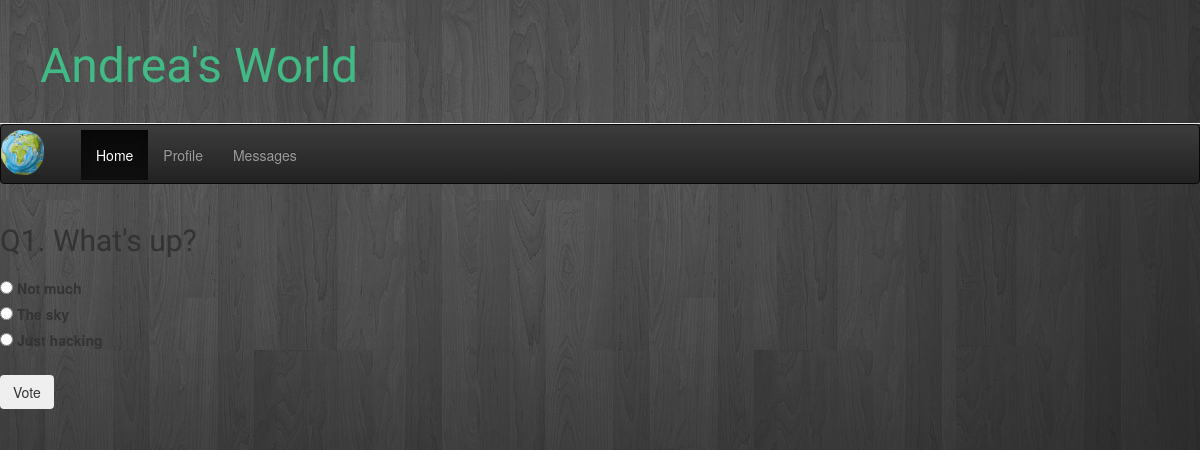
The page /polls/1/ on the database its author committed.
### polls/models.py (models this page shows, shortened)
@python_2_unicode_compatible
class Question(models.Model):
    question_text = models.CharField(max_length=200)
    pub_date = models.DateTimeField('date published')

@python_2_unicode_compatible
class Choice(models.Model):
    question = models.ForeignKey(Question, on_delete=models.CASCADE)
    choice_text = models.CharField(max_length=200)
    votes = models.IntegerField(default=0)

### polls/views.py (the view)
# urls.py: url(r'^(?P<pk>[0-9]+)/$', views.DetailView.as_view(), name='detail'),
class DetailView(generic.DetailView):
    model = Question
    template_name = 'polls/detail.html'

### polls/templates/polls/detail.html (shortened to what this page needs)
{% extends "polls/base.html" %}
{% block content %}
<row centered>
    <column cols="6">
        <h2>Q{{ question.id }}. {{ question.question_text }}</h2>
        <form action="{% url 'polls:vote' question.id %}" method="post">
            <section id = "question-box">
                {% for choice in question.choice_set.all %}
                <input type="radio" name="choice" id="choice{{ forloop.counter }}" value="{{ choice.id }}" />
                <label for="choice{{ forloop.counter }}">{{ choice.choice_text }}</label><br />
                {% endfor %}
            </section>
            <section>
            <input class="btn" type="submit" value="Vote" />
            </section>
        </form>
    </column>
</row>
{% endblock %}

### polls/static/polls/style.css (style rules this page uses)
h1, h2, h3, h4 { font-family: 'Life Savers'; }
body { background: white url("images/grey-background.png") no-repeat right bottom; }
#question-box { padding-top: 10px; padding-bottom: 20px; }

### rows shown on the page
Question: id "1", question_text "What's up?"
Choice: choice_text "Not much"
Choice: choice_text "The sky"
Choice: choice_text "Just hacking"
